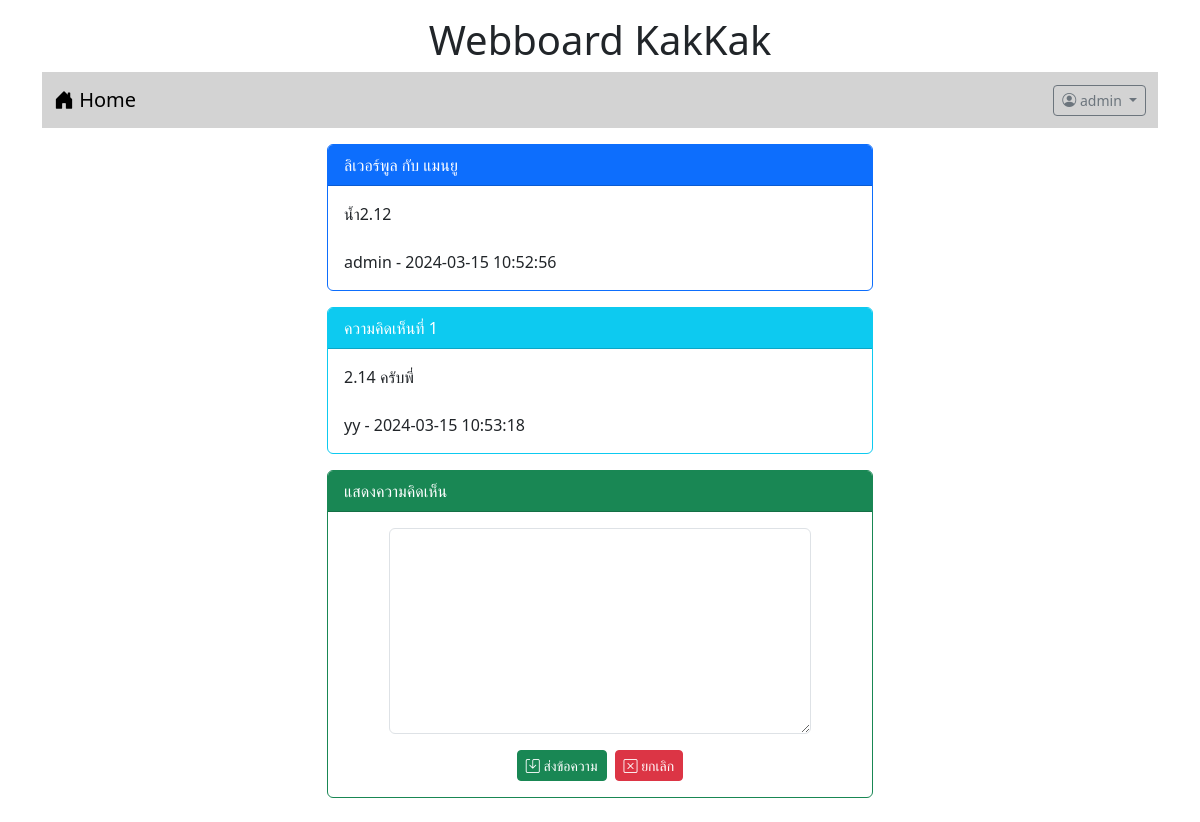
The page /post.php?id=5 (signed in) on the database its author committed.
### tables this page shows
CREATE TABLE `post` (
  `id` int(11) NOT NULL,
  `title` varchar(128) NOT NULL,
  `content` varchar(2048) NOT NULL,
  `post_date` datetime NOT NULL,
  `cat_id` int(11) NOT NULL,
  `user_id` int(11) NOT NULL
);

CREATE TABLE `user` (
  `id` int(11) NOT NULL,
  `login` varchar(32) NOT NULL,
  `password` varchar(64) NOT NULL,
  `name` varchar(64) NOT NULL,
  `gender` char(1) NOT NULL,
  `email` varchar(32) NOT NULL,
  `role` char(1) NOT NULL
);

CREATE TABLE `comment` (
  `id` int(11) NOT NULL,
  `content` varchar(20148) NOT NULL,
  `post_date` datetime NOT NULL,
  `user_id` int(11) NOT NULL,
  `post_id` int(11) NOT NULL
);

### post.php (the view, shortened to what this page needs)
<!DOCTYPE html>
<html lang="en">
<head>
    <link rel="stylesheet" href="bootstrap-5.3.2-dist/css/bootstrap.min.css">
    <link rel="stylesheet" href="https://cdn.jsdelivr.net/npm/bootstrap-icons@1.11.3/font/bootstrap-icons.min.css">
</head>
<body>
    <div class="container-lg">
        <h1 style="text-align: center;" class="mt-3">Webboard KakKak</h1>
        <?php include "nav.php" ?>
        <div class="row mt-3">
            <div class="col-lg-3 col-md-2 col-sm-1"></div>
            <div class="col-lg-6 col-md-8 col-sm-10">
                <?php
                $conn = new PDO("mysql:host=localhost;dbname=webboard;charset=utf8", "root", "");
                $sql = "SELECT post.title,post.content,post.post_date,user.login FROM post INNER JOIN user ON (post.user_id=user.id) WHERE post.id=$_GET[id]";
                $result = $conn->query($sql);
                while ($row = $result->fetch()) {
                    echo "<div class='card border-primary'>";
                    echo "<div class='card-header bg-primary text-white'>$row[0]</div>";
                    echo "<div class='card-body'>$row[1]<br><br>$row[3] - $row[2]</div>";
                    echo "</div>";
                }
                $i = 1;
                $sql = "SELECT comment.content,comment.post_date,user.login FROM comment INNER JOIN user ON (comment.user_id=user.id) WHERE post_id=$_GET[id]";
                $result = $conn->query($sql);
                while ($row = $result->fetch()) {
                    echo "<div class='card border-info mt-3'>";
                    echo "<div class='card-header bg-info text-white'>ความคิดเห็นที่ $i</div>";
                    echo "<div class='card-body'>$row[0]<br><br>$row[2] - $row[1]</div>";
                    echo "</div>";
                    $i = $i + 1;
                }
                ?>
                <?php if(isset($_SESSION['id'])){ ?>
                <div class="card border-success mt-3">
                    <div class="card-header bg-success text-white">
                        แสดงความคิดเห็น</div>
                    <div class="card-body">
                        <form action="post_save.php" method="post">
                            <div class="row mb-3 justify-content-center">
                                <div class="col-lg-10">
                                    <textarea name="comment" rows="8" class="form-control" required></textarea>
                                </div>
                            </div>
                            <div class="row">
                                <div class="col-lg-12 d-flex justify-content-center">
                                    <button type="submit" class="btn btn-success btn-sm text-white">
                                        <i class="bi bi-save"></i> ส่งข้อความ
                                    </button>
                                    <button type="reset" class="btn btn-danger btn-sm ms-2">
                                        <i class="bi bi-x-square"></i> ยกเลิก
                                    </button>
                                </div>
                            </div>
                        </form>
                    </div>
                </div>
                <?php } ?>
                <br>
            </div>
            <div class="col-lg-3 col-md-2 col-sm-1"></div>
        </div>
    </div>
</body>
</html>

### rows shown on the page
post: title "ลิเวอร์พูล กับ แมนยู", content "น้ำ2.12", user.login "admin", post_date "2024-03-15 10:52:56"
comment: content "2.14 ครับพี่", user.login "yy", post_date "2024-03-15 10:53:18"

### other values the page prints
$_SESSION['username'] "admin"
